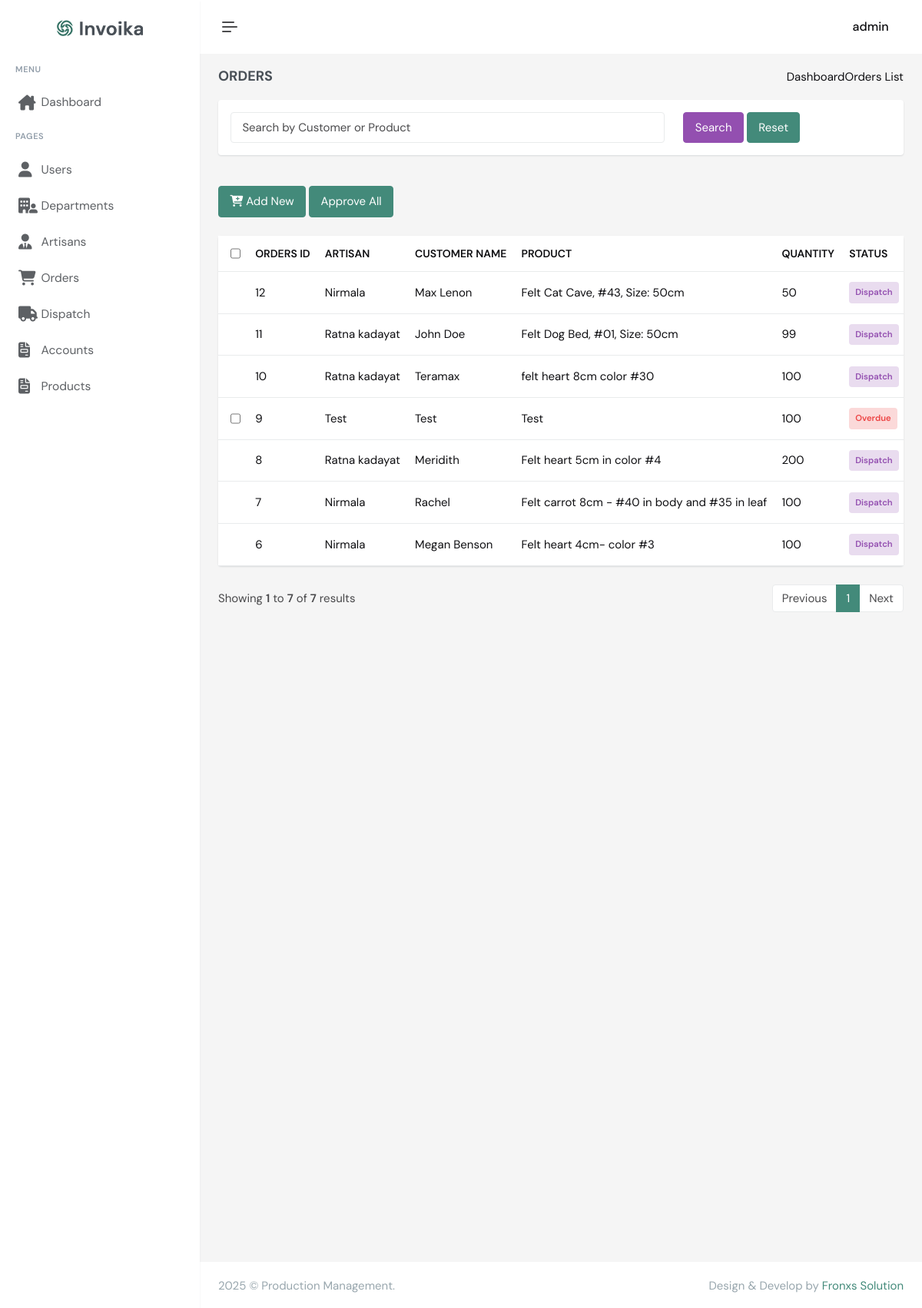
Screenshot of /orders.php (signed in) with the database file from the repository.
### tables this page shows
CREATE TABLE `users` (
  `UserID` int(11) NOT NULL,
  `Username` varchar(100) NOT NULL,
  `Password` varchar(255) NOT NULL,
  `Role` enum('Admin','Manager','Quality Control','Dispatch','Accounts') NOT NULL,
  `is_delete` tinyint(4) NOT NULL DEFAULT '0' COMMENT '0:not delete 1:delete',
  `created_at` timestamp NOT NULL DEFAULT CURRENT_TIMESTAMP,
  `updateed_at` timestamp NOT NULL DEFAULT CURRENT_TIMESTAMP
);

CREATE TABLE `orders` (
  `OrderID` int(11) NOT NULL,
  `CustomerName` varchar(100) NOT NULL,
  `Product` text NOT NULL,
  `Quantity` int(11) NOT NULL,
  `WagesPerPiece` decimal(10,2) NOT NULL,
  `ProductionDueDate` date NOT NULL,
  `ArtisanID` int(11) DEFAULT NULL,
  `DepartmentID` int(11) DEFAULT NULL,
  `Status` varchar(50) NOT NULL DEFAULT 'inprocess',
  `DispatchDate` datetime DEFAULT NULL,
  `DispatchMethod` varchar(50) DEFAULT NULL,
  `is_delete` int(11) NOT NULL DEFAULT '0' COMMENT '0:not delete 1:delte'
);

CREATE TABLE `artisans` (
  `ArtisanID` int(11) NOT NULL,
  `ArtisanName` varchar(100) NOT NULL,
  `Specialization` varchar(255) NOT NULL,
  `JoinDate` date NOT NULL,
  `DepartmentID` int(11) DEFAULT NULL,
  `is_delete` int(11) NOT NULL DEFAULT '0' COMMENT '0:not delete 1:delete'
);

### orders.php (the view, shortened to what the rows shown need)
<?php
include "config.php";
include "assets/includes/header.php";
?>
<div class="main-content">
    <div class="page-content">
        <div class="container-fluid">
            <?php if ($_SESSION['Role'] == 'Admin' || $_SESSION['Role'] == 'Quality Control' || $_SESSION['Role'] == 'Manager') { ?>
                <div class="row">
                    <div class="col-xl-12">
                        <div class="card">
                            <div class="card-body">
                                <div class="table-responsive table-card">
                                    <table class="table table-hover table-nowrap align-middle mb-0">
                                        <thead>
                                            <tr class="text-muted text-uppercase">
                                                <th><input type="checkbox" class="form-check checkall" id="checkall"></th>
                                                <th scope="col">Orders ID</th>
                                                <th scope="col">Artisan</th>
                                                <th scope="col">Customer Name</th>
                                                <th scope="col">Product</th>
                                                <th scope="col">Quantity</th>
                                                <th scope="col">Status</th>
                                            </tr>
                                        </thead>
                                        <tbody>
                                            <?php
                                            $records_per_page = 10;
                                            $current_page = isset($_GET['page']) ? $_GET['page'] : 1;
                                            $offset = ($current_page - 1) * $records_per_page;
                                            $sql_where = "orders.is_delete = 0 AND artisans.is_delete = 0 AND departments.is_delete = 0";
                                            $sql = "SELECT *, orders.DepartmentID as Ord_DepartmentID FROM orders
                                                            INNER JOIN departments Using(DepartmentID)
                                                            INNER JOIN artisans on artisans.ArtisanID = orders.ArtisanID
                                                            WHERE $sql_where
                                                            ORDER BY OrderID DESC
                                                            LIMIT $offset, $records_per_page";
                                            $result = mysqli_query($conn, $sql) or die("Query Failed");
                                            if (mysqli_num_rows($result) > 0) {
                                                while ($row = mysqli_fetch_assoc($result)) {
                                            ?>
                                                    <tr data-order_id="<?php echo $row['OrderID']; ?>" data-customer_name="<?php echo $row['CustomerName']; ?>" data-product="<?php echo $row['Product']; ?>" data-quantity="<?php echo $row['Quantity']; ?>" data-wages_per_piece="<?php echo $row['WagesPerPiece']; ?>" data-production_due_date="<?php echo $row['ProductionDueDate']; ?>" data-department_id="<?php echo $row['Ord_DepartmentID']; ?>" data-artisan_id="<?php echo $row['ArtisanID']; ?>" data-artisan_name=" <?php echo $row['ArtisanName']; ?>">
                                                        <td>
                                                            <?php if ($row['Status'] == 'inprocess' || $row['Status'] == 'overdue') { ?>
                                                                <input type="checkbox" class="form-check" name="selectedOrders[]" value="<?php echo $row['OrderID']; ?>">
                                                            <?php } ?>
                                                        </td>
                                                        <td><?php echo $row['OrderID']; ?></td>
                                                        <td><?php echo $row['ArtisanName']; ?></td>
                                                        <td><?php echo $row['CustomerName']; ?></td>
                                                        <td><?php echo $row['Product']; ?></td>
                                                        <td><?php echo $row['Quantity']; ?></td>
                                                        <?php
                                                        $current_date = date('Y-m-d');
                                                        $is_overdue = strtotime($row['ProductionDueDate']) < strtotime($current_date);
                                                        if ($is_overdue && $row['Status'] == 'inprocess') {
                                                            $status_class = 'bg-danger-subtle text-danger';
                                                            $status_label = 'Overdue';
                                                        } else if ($row['Status'] == 'inprocess') {
                                                            $status_class = 'bg-danger-subtle text-danger';
                                                            $status_label = $row['Status'];
                                                        } else if ($row['Status'] == 'Dispatch') {
                                                            $status_class = 'bg-success-subtle text-success';
                                                            $status_label = $row['Status'];
                                                        } else {
                                                            $status_class = 'bg-warning-subtle text-warning';
                                                            $status_label = $row['Status'];
                                                        }
                                                        ?>
                                                        <td>
                                                            <span class="badge text-capitalized <?php echo $status_class; ?> p-2">
                                                                <?php echo $status_label; ?>
                                                            </span>
                                                        </td>
                                                    </tr>
                                            <?php
                                                }
                                            } else {
                                                echo '
                                            <tr>
                                                <td colspan="7"><h2>No Records Found</h2></td>
                                            </tr>';
                                            }
                                            ?>
                                        </tbody>
                                    </table>
                                </div>
                            </div>
                        </div>
                    </div>
                </div>
            <?php } ?>
        </div>
    </div>
</div>
</div>
<?php
include "assets/includes/footer.php";
?>

### assets/includes/header.php (shortened to what the rows shown need)
<!doctype html>
<html lang="en" data-layout="vertical" data-topbar="light" data-sidebar="light" data-sidebar-size="lg" data-sidebar-image="none" data-preloader="disable">
<head>
    <link href="assets/libs/jsvectormap/css/jsvectormap.min.css" rel="stylesheet" type="text/css" />
    <link href="assets/css/bootstrap.min.css" rel="stylesheet" type="text/css" />
    <link href="assets/css/icons.min.css" rel="stylesheet" type="text/css" />
    <link href="assets/css/app.min.css" rel="stylesheet" type="text/css" />
    <link rel="stylesheet" href="https://cdnjs.cloudflare.com/ajax/libs/font-awesome/6.6.0/css/all.min.css" />
</head>
<body>
    <div id="layout-wrapper">
        <header id="page-topbar">
            <div class="layout-width">
                <div class="navbar-header">
                    <div class="d-flex align-items-center">
                        <div class="dropdown header-item">
                            <button type="button" class="btn" id="page-header-user-dropdown" data-bs-toggle="dropdown"
                                aria-haspopup="true" aria-expanded="false">
                                <span class="d-flex align-items-center">
                                    <span class="text-start ms-xl-2">
                                        <?php
                                        $sql = "SELECT * FROM users WHERE UserID = {$_SESSION['UserID']}";
                                        $result = mysqli_query($conn, $sql);
                                        $row = mysqli_fetch_assoc($result);
                                        ?>
                                        <span class="d-none d-xl-inline-block fw-medium user-name-text fs-16"><?php echo $row['Username'] ?>
                                            <i class="las la-angle-down fs-12 ms-1"></i></span>
                                    </span>
                                </span>
                            </button>
                        </div>
                    </div>
                </div>
            </div>
        </header>

### rows the page displays
users: Username "admin"
orders: OrderID "12", ArtisanID.ArtisanName "Nirmala", CustomerName "Max Lenon", Product "Felt Cat Cave, #43, Size: 50cm", Quantity "50", Status "Dispatch"
orders: OrderID "11", ArtisanID.ArtisanName "Ratna kadayat", CustomerName "John Doe", Product "Felt Dog Bed, #01, Size: 50cm", Quantity "99", Status "Dispatch"
orders: OrderID "10", ArtisanID.ArtisanName "Ratna kadayat", CustomerName "Teramax", Product "felt heart 8cm color #30", Quantity "100", Status "Dispatch"
orders: OrderID "9", ArtisanID.ArtisanName "Test", CustomerName "Test", Product "Test", Quantity "100", status_label "Overdue"
orders: OrderID "8", ArtisanID.ArtisanName "Ratna kadayat", CustomerName "Meridith", Product "Felt heart 5cm in color #4", Quantity "200", Status "Dispatch"
orders: OrderID "7", ArtisanID.ArtisanName "Nirmala", CustomerName "Rachel", Product "Felt carrot 8cm - #40 in body and #35 in leaf", Quantity "100", Status "Dispatch"
orders: OrderID "6", ArtisanID.ArtisanName "Nirmala", CustomerName "Megan Benson", Product "Felt heart 4cm- color #3", Quantity "100", Status "Dispatch"

### other values shown
$offset + 1 "1"
min($offset + $records_per_page, $total_records) "7"
$total_records "7"
